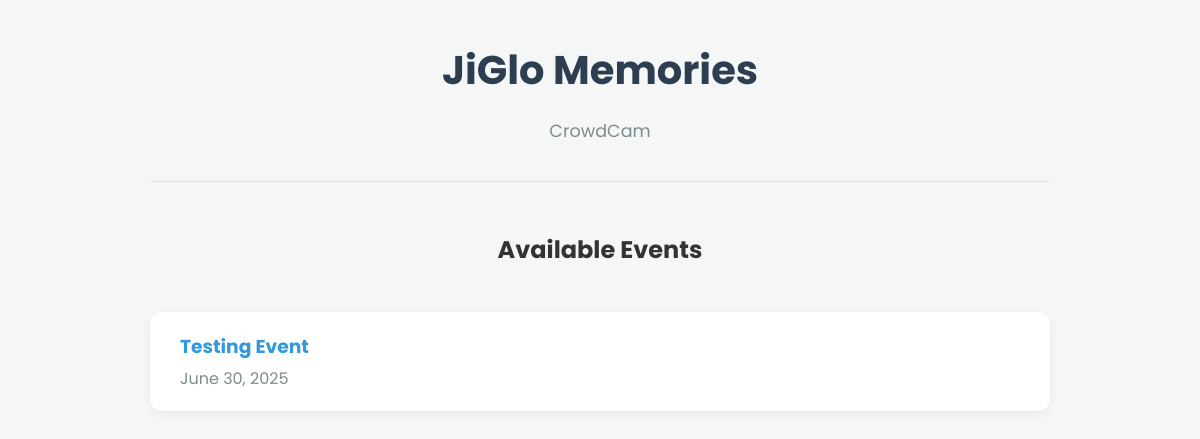
Before: / with the older database file.
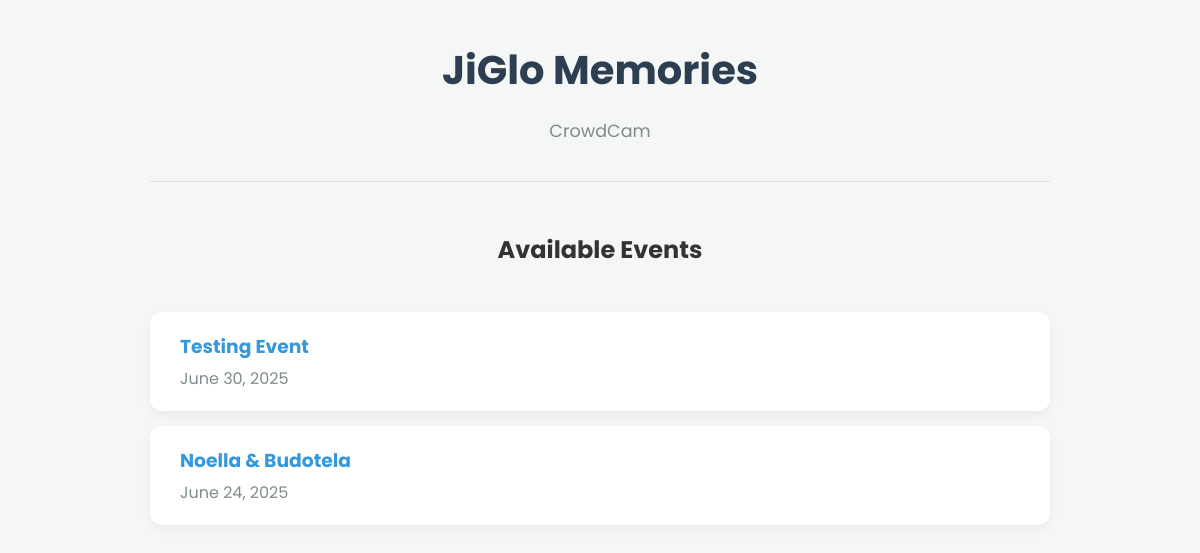
After: the same page with the newer database file.
### crowdcam_app/models.py (models this page shows, shortened)
class Event(models.Model):
    name = models.CharField(max_length=200)
    event_date = models.DateField()
    unique_code = models.SlugField(unique=True, blank=True)
    created_at = models.DateTimeField(auto_now_add=True)

### crowdcam_app/views.py (the view)
# urls.py: path('', views.homepage_view, name='homepage'),
def homepage_view(request):
    events = Event.objects.all().order_by('-event_date')
    context = {
        'events': events
    }
    return render(request, 'crowdcam_app/homepage.html', context)

### crowdcam_app/templates/crowdcam_app/homepage.html
{% extends 'crowdcam_app/base.html' %}
{% block content %}
    <div class="event-list">
        <h2 style="text-align: center; margin-bottom: 30px;">Available Events</h2>
        {% for event in events %}
            <a href="{% url 'event_detail' event.unique_code %}" class="event-card">
                <h3>{{ event.name }}</h3>
                <p>{{ event.event_date }}</p>
            </a>
        {% empty %}
            <p>There are no events currently available.</p>
        {% endfor %}
    </div>
{% endblock %}

Changed rows visible on the page:
added Event: name "Noella & Budotela", event_date "June 24, 2025"
